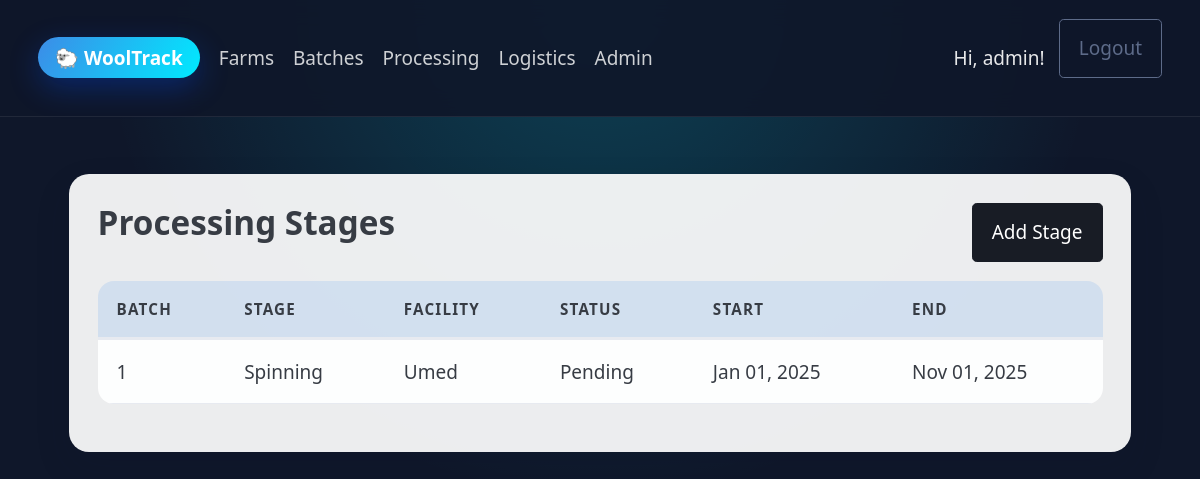
The app's page /processing/ (signed in) with its own data.
### processing/models.py (models this page shows, shortened)
class ProcessingStage(models.Model):
    class StageType(models.TextChoices):
        SCOURING = "SCOURING", "Scouring"
        CARDING = "CARDING", "Carding"
        SPINNING = "SPINNING", "Spinning"
        DYEING = "DYEING", "Dyeing"
        WEAVING = "WEAVING", "Weaving"
        FINISHING = "FINISHING", "Finishing"
    class StageStatus(models.TextChoices):
        PENDING = "PENDING", "Pending"
        ACTIVE = "ACTIVE", "Active"
        COMPLETED = "COMPLETED", "Completed"
        FAILED = "FAILED", "Failed"
    batch = models.ForeignKey("batches.WoolBatch", on_delete=models.CASCADE, related_name="processing_stages")
    stage_type = models.CharField(max_length=20, choices=StageType.choices)
    facility = models.CharField(max_length=200)
    started_at = models.DateTimeField()
    ended_at = models.DateTimeField(blank=True, null=True)
    status = models.CharField(max_length=20, choices=StageStatus.choices, default=StageStatus.PENDING)
    notes = models.TextField(blank=True)
    class Meta:
        ordering = ["-started_at"]

### batches/models.py (models this page shows, shortened)
class WoolBatch(models.Model):
    class BatchStatus(models.TextChoices):
        CREATED = "CREATED", "Created"
        IN_PROCESS = "IN_PROCESS", "In Process"
        PROCESSED = "PROCESSED", "Processed"
        DISTRIBUTING = "DISTRIBUTING", "Distributing"
        DELIVERED = "DELIVERED", "Delivered"
    batch_id = models.CharField(max_length=50, unique=True)
    farm = models.ForeignKey("farms.Farm", on_delete=models.CASCADE, related_name="batches")
    shear_date = models.DateField()
    weight_kg = models.DecimalField(max_digits=10, decimal_places=2)
    quality_grade = models.CharField(max_length=50)
    status = models.CharField(max_length=20, choices=BatchStatus.choices, default=BatchStatus.CREATED)
    current_location = models.CharField(max_length=255, blank=True)
    created_at = models.DateTimeField(auto_now_add=True)
    class Meta:
        ordering = ["-created_at"]

### processing/views.py (the view)
# urls.py: path('', views.stage_list, name='stage_list'),
@login_required
def stage_list(request):
    stages = ProcessingStage.objects.select_related("batch").all()
    return render(request, "processing/stage_list.html", {"stages": stages})

### templates/processing/stage_list.html (shortened to what this page needs)
{% extends 'base.html' %}
{% block content %}
<section class="panel">
  <div class="panel-header">
    <h2>Processing Stages</h2>
    {% if user.is_staff %}
    <a role="button" class="contrast" href="/processing/new/">Add Stage</a>
    {% endif %}
  </div>
  {% if stages %}
  <table class="data-table">
    <thead>
      <tr><th>Batch</th><th>Stage</th><th>Facility</th><th>Status</th><th>Start</th><th>End</th></tr>
    </thead>
    <tbody>
      {% for s in stages %}
      <tr>
        <td>{{ s.batch.batch_id }}</td>
        <td>{{ s.get_stage_type_display }}</td>
        <td>{{ s.facility|default:"—" }}</td>
        <td>{{ s.get_status_display }}</td>
        <td>{{ s.started_at|date:"M d, Y" }}</td>
        <td>{{ s.ended_at|date:"M d, Y" }}</td>
      </tr>
      {% endfor %}
    </tbody>
  </table>
  {% else %}
    <div class="empty-state">
      <p>No processing stages yet. Log the first step to build traceability.</p>
    </div>
  {% endif %}
</section>
{% endblock %}

### templates/base.html (shortened to what this page needs)
{% load static %}
<!DOCTYPE html>
<html lang="en">
<head>
    <link rel="stylesheet" href="https://cdn.jsdelivr.net/npm/@picocss/pico@2/css/pico.min.css">
    <link rel="stylesheet" href="{% static 'css/app.css' %}">
</head>
<body>
    <nav class="app-nav">
        <div class="nav-brand">
            <a href="/" class="brand-pill">🐑 WoolTrack</a>
        </div>
        <div id="nav-links" class="nav-links">
            <a href="/farms/">Farms</a>
            <a href="/batches/">Batches</a>
            <a href="/processing/">Processing</a>
            <a href="/logistics/">Logistics</a>
            <a href="/admin/" target="_blank" rel="noopener">Admin</a>
        </div>
        <div class="nav-auth">
            {% if user.is_authenticated %}
                <span class="welcome">Hi, {{ user.first_name|default:user.username }}!</span>
                <form method="post" action="{% url 'logout' %}">
                    <button type="submit" class="secondary outline">Logout</button>
                </form>
            {% else %}
                <a href="{% url 'login' %}" class="secondary outline">Log in</a>
                <a href="{% url 'accounts:register' %}" class="contrast">Sign up</a>
            {% endif %}
        </div>
    </nav>
    <main class="page-shell">
        {% block content %}{% endblock %}
    </main>
</body>
</html>

### static/css/app.css (style rules this page uses)
:root { --brand-gradient: linear-gradient(120deg, #3c8ce7, #00eaff); --card-bg: rgba(255, 255, 255, 0.92); }
body { background: radial-gradient(circle at top, rgba(0, 234, 255, 0.2), transparent 50%), #0f172a; min-height: 100vh; color: #0f172a; }
.page-shell { max-width: 1100px; margin: 3rem auto; padding: 0 1rem 3rem; }
.app-nav { display: flex; align-items: center; gap: 1rem; padding: 1rem 2rem; position: sticky; top: 0; z-index: 10; background: rgba(15, 23, 42, 0.9); backdrop-filter: blur(12px); border-bottom: 1px solid rgba(255, 255, 255, 0.08); }
.nav-brand .brand-pill { font-weight: 600; text-decoration: none; color: white; padding: 0.4rem 0.9rem; border-radius: 30px; background-image: var(--brand-gradient); box-shadow: 0 10px 30px rgba(0, 80, 255, 0.3); }
.nav-links { display: flex; gap: 1rem; flex: 1; }
.nav-links a { color: rgba(255, 255, 255, 0.8); text-decoration: none; font-weight: 500; }
.nav-auth { display: flex; align-items: center; gap: 0.75rem; }
.welcome { color: rgba(255, 255, 255, 0.9); font-weight: 500; }
.panel { background: var(--card-bg); padding: 1.5rem; border-radius: 20px; margin-bottom: 1.5rem; box-shadow: 0 15px 35px rgba(15, 23, 42, 0.14); }
.panel-header { display: flex; justify-content: space-between; align-items: center; gap: 1rem; flex-wrap: wrap; margin-bottom: 1rem; }
.data-table { width: 100%; border-collapse: collapse; border-radius: 16px; overflow: hidden; }
.data-table th, .data-table td { padding: 0.9rem 1rem; background: rgba(255, 255, 255, 0.92); }
.data-table thead th { background: rgba(60, 140, 231, 0.15); text-transform: uppercase; font-size: 0.8rem; letter-spacing: 0.08em; }

### records on screen
ProcessingStage: batch.batch_id "1", stage_type "Spinning", facility "Umed", status "Pending", started_at "Jan 01, 2025", ended_at "Nov 01, 2025"

### other values on screen
{{ user.first_name|default:user.username }} "admin"
